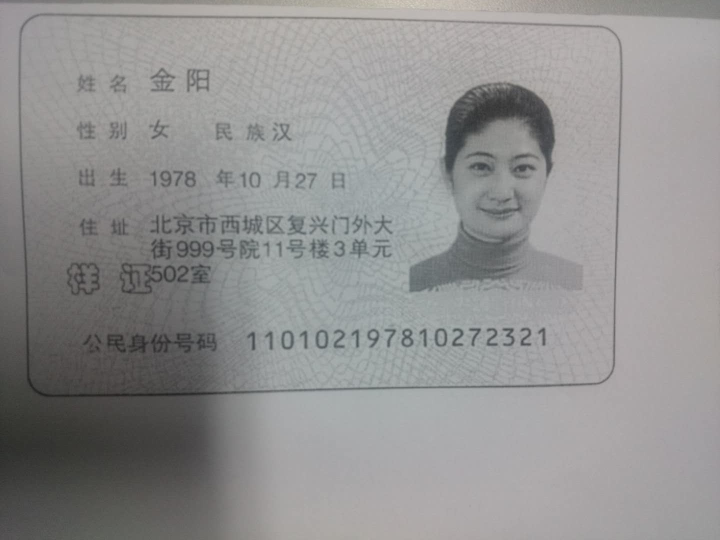
#> input picture interface/pic/black01.jpg, 1440 x 1080 px (shown at 1/2 size)
$ python -i features.py   (imports and definitions only)   (Python 2 division)   (older library calls are emulated)
#> lines starting #> are read from the running program, lines starting #| are printed output that depends on the picture
# coding:utf-8
'''
    author : minning
    Date : 2017/11/7
    代码目的：模型的特征提取，其中包括颜色、纹理、频谱特征

'''
import os
import cv2
import numpy as np
from scipy.cluster.vq import kmeans, vq
from sklearn import preprocessing
from LBP import LBP
import pickle


# 颜色距的方法,颜色特征的提取
# Compute low order moments(1,2,3)
# [142 lines left out: functions color_dis_moments, color_histr_moments, color_feature, getLBP_feature, LBP_feature, not called in this run]


def getFFT_feature(filename):
    '''
        获取单个图片的FFT特征
    :param filename:
    :return:
    '''
#> called with filename = '../interface/pic/black01.jpg'
    from PIL import Image
    img = cv2.imread(filename)
#> img is the input picture: shape (1080, 1440, 3); mean B, G, R 144.8, 145.1, 145.4
    width, height = 160, 120  # 用PIL进行尺寸修改,因为后面要计算总的 像素值，所以这里设置的小一点。
    img = cv2.resize(img, (width, height), interpolation=cv2.INTER_CUBIC)
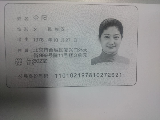
#> img: shape (120, 160, 3); mean B, G, R 144.8, 145.1, 145.4
    # img = img.resize((width, height), Image.ANTIALIAS)  # resize image with high-quality
    img_R, img_G, img_B = cv2.split(img)

    # [9 lines of commented-out code are left out]

    f_R = abs(np.fft.fft2(img_R))
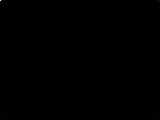
#> f_R: shape (120, 160) float64; min 6.19, max 2779498, mean 1418.4; drawn with min black and max white
    f_G = abs(np.fft.fft2(img_G))
    f_B = abs(np.fft.fft2(img_B))
    f_RGB = np.concatenate((f_R, f_G, f_B), axis=1)
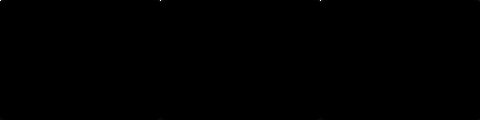
#> f_RGB: shape (120, 480) float64; min 6.19, max 2792020, mean 1429.1; drawn with min black and max white
    # print "f_RGB shape : {}".format(f_RGB.shape)
    f_RGB = f_RGB.T.reshape(-1)

    return f_RGB


# [219 lines left out: functions FFT_feature, getOldSIFT_feature, get_file_name, getSIFT_or_SURF_feature, SIFT_or_SURF_feature, all_feature, not called in this run]

>>> result = getFFT_feature('../interface/pic/black01.jpg')

$ run again, on interface/pic/black11.jpg
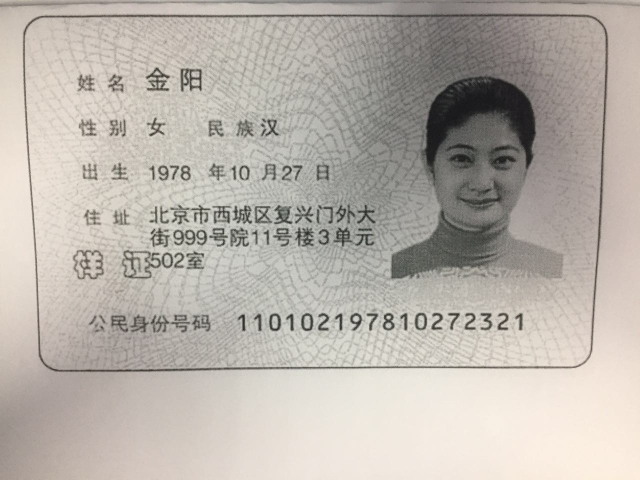
#> input picture interface/pic/black11.jpg, 1280 x 960 px (shown at 1/2 size)
#> in getFFT_feature, img is the input picture: shape (960, 1280, 3); mean B, G, R 171, 178.5, 184.7
#> img: shape (120, 160, 3)
#> in getFFT_feature, `img_R, img_G, img_B = cv2.split(img)`:
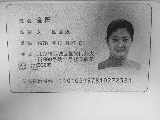
#> img_R: shape (120, 160); min 26, max 229, mean 171.3
#> in getFFT_feature, `img_R, img_G, img_B = cv2.split(img)`:
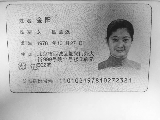
#> img_B: shape (120, 160); min 25, max 253, mean 185

$ run again, on interface/pic/fp03.jpg
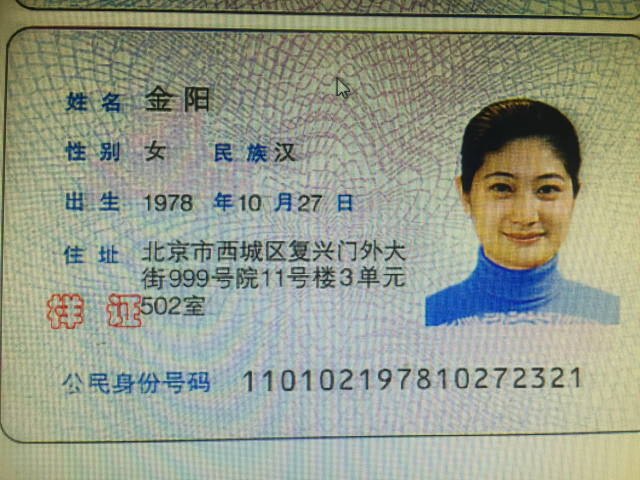
#> input picture interface/pic/fp03.jpg, 1280 x 960 px (shown at 1/2 size)
#> in getFFT_feature, img is the input picture: shape (960, 1280, 3); mean B, G, R 138, 155.1, 148.6
#> img: shape (120, 160, 3)
#> in getFFT_feature, `img_R, img_G, img_B = cv2.split(img)`:
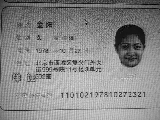
#> img_R: shape (120, 160); min 0, max 220, mean 137.9
#> in getFFT_feature, `img_R, img_G, img_B = cv2.split(img)`:
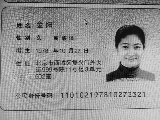
#> img_B: shape (120, 160); min 0, max 225, mean 148.5

$ run again, on interface/pic/fp04.jpg
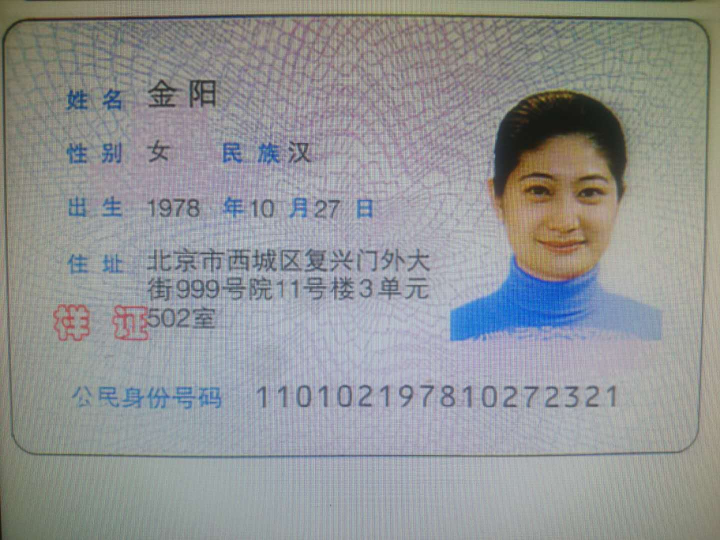
#> input picture interface/pic/fp04.jpg, 1440 x 1080 px (shown at 1/2 size)
#> in getFFT_feature, img is the input picture: shape (1080, 1440, 3); mean B, G, R 148.9, 147.8, 145.5
#> in getFFT_feature, `img = cv2.resize(img, (width, height), interpolation=cv2.INTER_CUBIC)`:
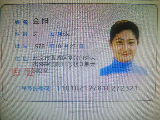
#> img: shape (120, 160, 3); mean B, G, R 148.9, 147.7, 145.5
#> in getFFT_feature, `img_R, img_G, img_B = cv2.split(img)`:
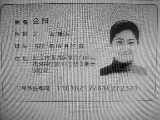
#> img_B: shape (120, 160); min 0, max 227, mean 145.5
